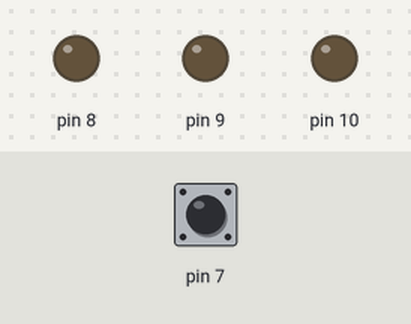
A sketch run on a simulated Arduino Uno, built with avr-gcc and run on an emulated ATmega328P. Shown: output pins drawn as LEDs (lit = HIGH). Dashed ring = blinking. The inputs (shaded band) are chosen by the test bench; at power-on: pin 7 HIGH.

Above: at 1.2 s.
1.3 s: pin 7 pulled LOW for 0.15 s
At 1.7 s:
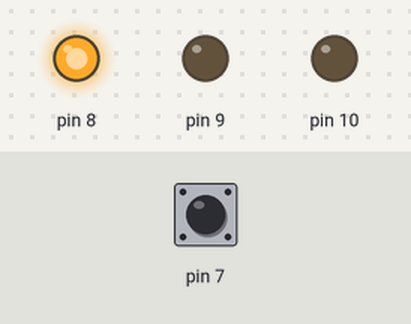
At 2.7 s:
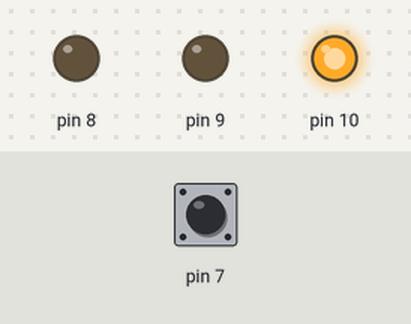
4.3 s: pin 7 pulled LOW for 3.2 s
At 5.2 s:
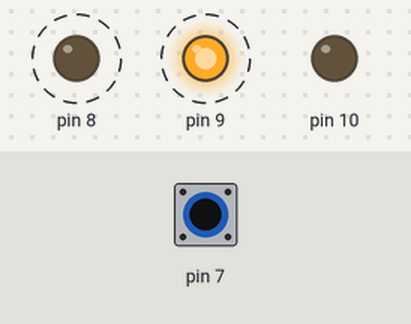
Timing chart, 0 to 10.3 s (numbered marks = the images above; inputs shaded):
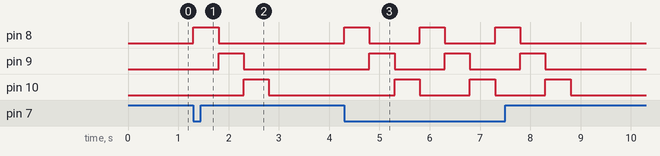

Measured:
- after the input at 1.3 s, pin 8: LOW → HIGH at once, → LOW 0.50 s later; pin 9: LOW → HIGH after 0.50 s, → LOW 0.50 s later; pin 10: LOW → HIGH after 1.0 s, → LOW 0.50 s later
- after the input at 4.3 s, pin 8: alternates HIGH for 0.50 s and LOW for 1.0 s, 6 changes in all, then stays LOW, starting at once; pin 9: alternates HIGH for 0.50 s and LOW for 1.0 s, 6 changes in all, then stays LOW, starting after 0.50 s; pin 10: alternates HIGH for 0.50 s and LOW for 1.0 s, 6 changes in all, then stays LOW, starting after 1.0 s

The sketch:

ThreeLightBlink.ino
```cpp
void setup() {
  pinMode(7, INPUT_PULLUP);

  pinMode(8, OUTPUT);
  pinMode(9, OUTPUT);
  pinMode(10, OUTPUT);
}

void loop() {

  if (digitalRead(7) == LOW) {


    digitalWrite(8, HIGH);
    delay(500);
    digitalWrite(8, LOW);

    digitalWrite(9, HIGH);
    delay(500);
    digitalWrite(9, LOW);

    digitalWrite(10, HIGH);
    delay(500);
    digitalWrite(10, LOW);
  }

  else {
    digitalWrite(8, LOW);
    digitalWrite(9, LOW);
    digitalWrite(10, LOW);
  }
}
//Hi Its Quinten
```
